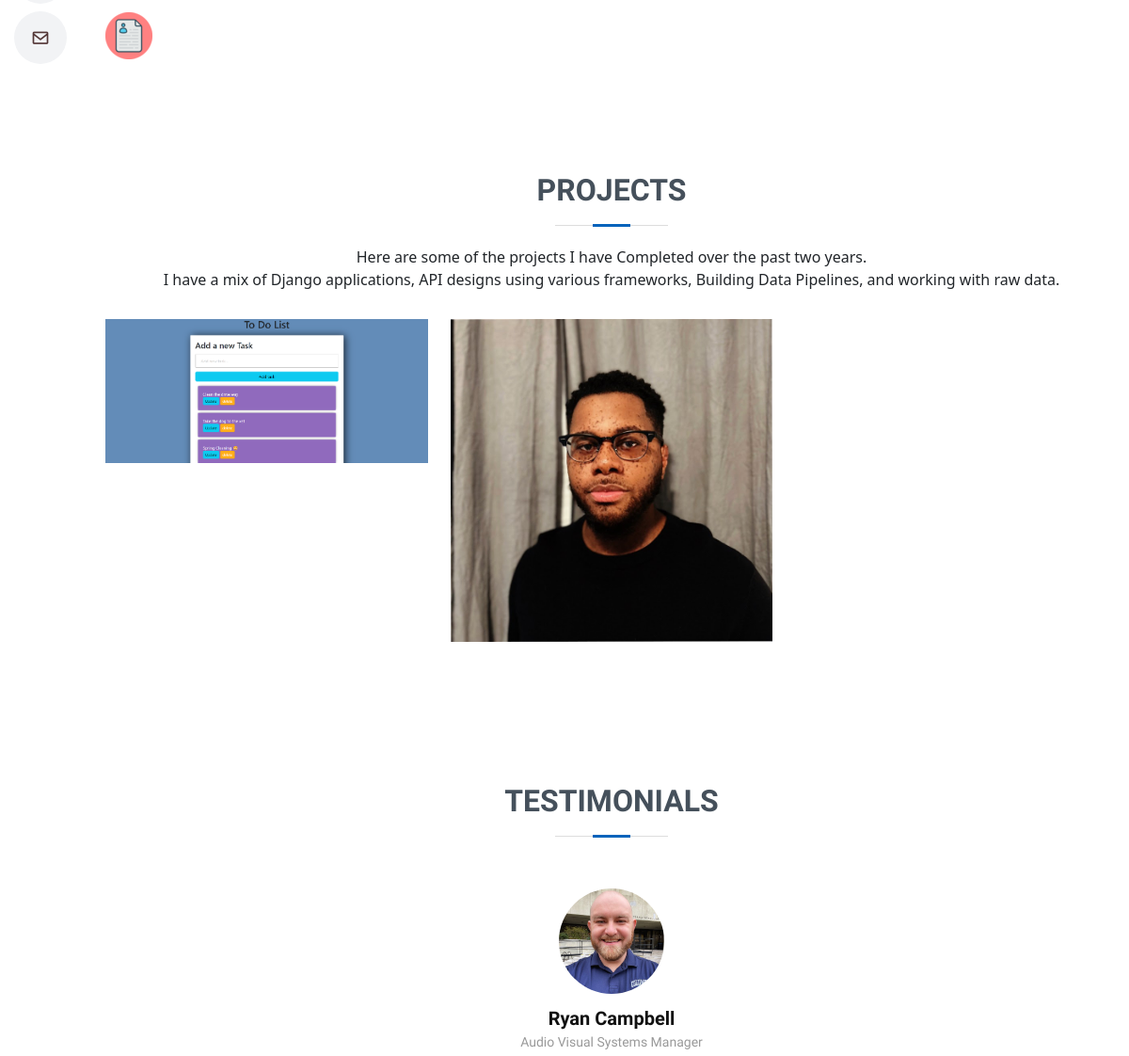
Before: / (middle part) with the older database file.
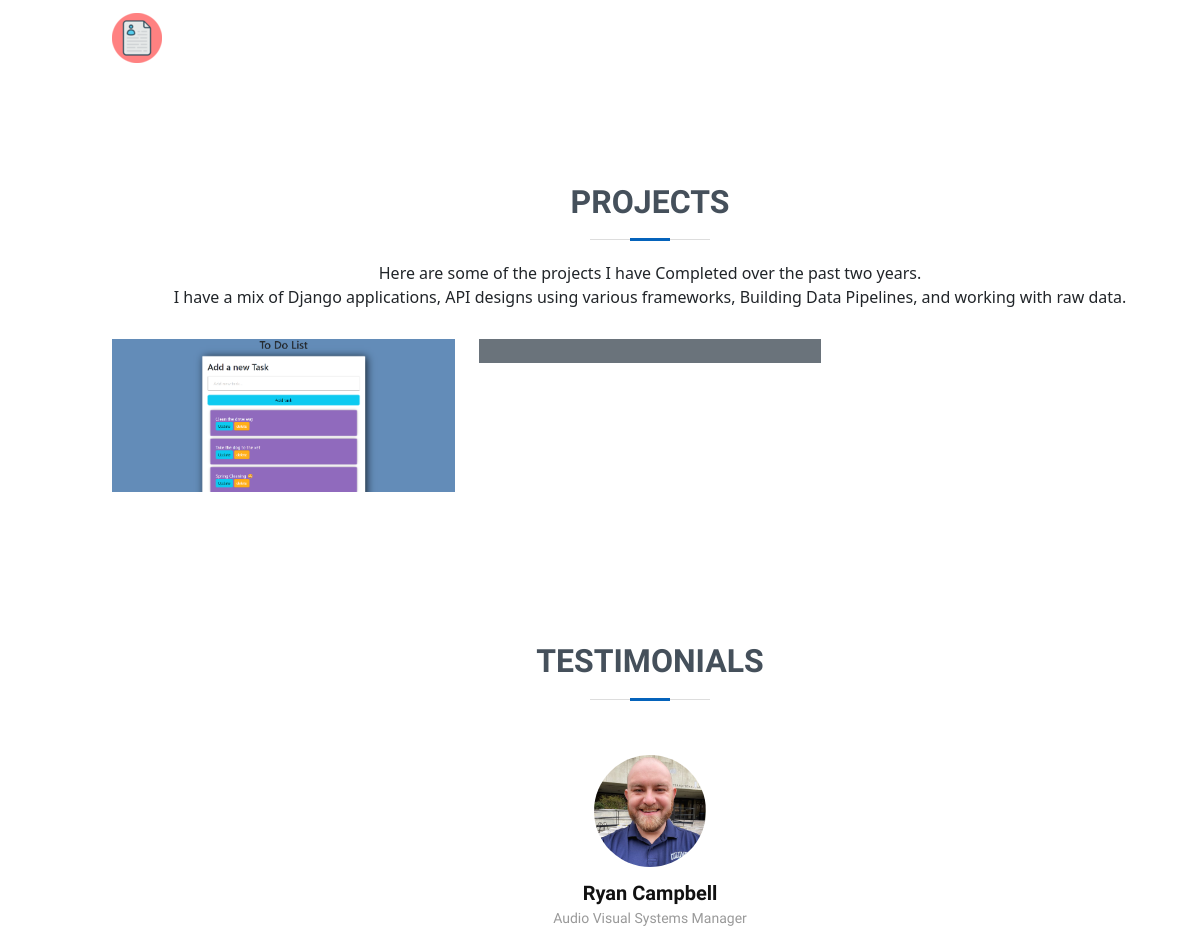
After: the same page with the newer database file.
### resume/models.py (models this page shows, shortened)
class Project(models.Model):
    title = models.CharField(max_length = 200)
    project_img = models.ImageField(upload_to = 'project/')
    description = models.TextField(blank=False, null=False)
    git_url = models.URLField()
    project_url = models.URLField(blank=True, null=True)

### resume/views.py (the view)
# urls.py: path('',views.index, name='index'),
def index(request):
    about = About.objects.get(id=1)
    skills = Skill.objects.all()
    education = Education.objects.all()
    experience = Experience.objects.all()
    projects = Project.objects.all()
    testimonals = Testimonal.objects.all()
    if request.method == "POST":
        email_form = ContactForm(request.POST)
        if email_form.is_valid():
            cd = email_form.cleaned_data
            email = cd['email']
            subject = "Portfolio message: " + ","+cd['subject']
            message = cd['message']
            try:
                send_mail(subject,message,email,['Andy.henry1223@gmail.com','A.henry250@gmail.com'])
            except BadHeaderError:
                return HttpResponse("Invalid header found.")
            return redirect("success")
    else:
        email_form = ContactForm()
    context = {
        'about': about,
        'skill': skills,
        'education':education,
        'experience': experience,
        'project': projects,
        'testimonal':testimonals,
        'email_form':email_form
    }
    return render(request,'resume/index.html',context)

### resume/templates/resume/index.html (shortened to what this page needs)
{% load static %}
<!DOCTYPE html>
<html lang="en">
<head>
  <link href="{% static 'css/style.css' %}" rel="stylesheet">
  <link href="{% static 'vendor/aos/aos.css' %}" rel="stylesheet">
  <link href="{% static 'vendor/bootstrap/css/bootstrap.min.css' %}" rel="stylesheet">
  <link href="{% static 'vendor/bootstrap-icons/bootstrap-icons.css' %}" rel="stylesheet">
  <link href="{% static 'vendor/boxicons/css/boxicons.min.css' %}" rel="stylesheet">
  <link href="{% static 'vendor/glightbox/css/glightbox.min.css' %}" rel="stylesheet">
  <link href="{% static 'vendor/swiper/swiper-bundle.min.css' %}" rel="stylesheet">
</head>
<body>
  <header id="header" class="d-flex flex-column justify-content-center">
    <nav id="navbar" class="navbar nav-menu">
      <ul>
        <li><a href="#contact" class="nav-link scrollto"><i class="bx bx-envelope"></i> <span>Contact</span></a></li>
      </ul>
    </nav>
  </header>
  <main id="main">
    <section id="resume" class="resume">
      <div class="container" data-aos="fade-up">
        <div class="row">
        <div>
          <br>
          <div>
                <a href="{% static 'files/Backend_resume.docx' %}" download>
                  <img src="{% static 'img/resume.png'%}" alt="Backend Resume">
                </a>
          </div>
        </div>
      </div>
    </section>
    <section id="portfolio" class="portfolio section-bg">
      <div class="container" data-aos="fade-up">
        <div class="section-title">
          <h2>Projects</h2>
          <p>
            Here are some of the projects I have Completed over the past two years.<br>I have a mix of Django applications, API designs using various frameworks, Building Data Pipelines, and working with raw data.
          </p>
        </div>
        <div class="row portfolio-container" data-aos="fade-up" data-aos-delay="200">
          {% for project in project %}
          <div class="col-lg-4 col-md-6 portfolio-item filter-app">
            <div class="portfolio-wrap">
             <img src="{{project.project_img.url}}" class="img-fluid" alt="">
            </div>
          </div>
         {% endfor %}
        </div>
      </div>
    </section>
    <section id="testimonials" class="testimonials section-bg">
      <div class="container" data-aos="fade-up">
        <div class="section-title">
          <h2>Testimonials</h2>
        </div>
        <div class="testimonials-slider swiper" data-aos="fade-up" data-aos-delay="100">
          <div class="swiper-wrapper">
            {% for comment in testimonal %}
            <div class="swiper-slide">
              <div class="testimonial-item">
                <img src="{{comment.profile_img.url}}" class="testimonial-img" alt="">
                <h3>{{comment.name}}</h3>
                <h4>{{comment.title}}</h4>
              </div>
            </div>
          {% endfor %}
        </div>
      </div>
    </section>
  </main>
</body>
</html>

Changed rows visible on the page:
no longer on this page (row edited): Project: project_img (picture)
